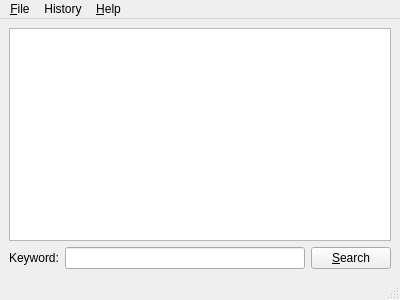
<ui version="4.0" >
 <class>MainWindow</class>
 <widget class="QMainWindow" name="MainWindow" >
  <property name="geometry" >
   <rect>
    <x>0</x>
    <y>0</y>
    <width>400</width>
    <height>300</height>
   </rect>
  </property>
  <property name="windowTitle" >
   <string>Qt4Sozluk</string>
  </property>
  <property name="windowIcon" >
   <iconset resource="../resources/qt4sozluk.qrc" >:/qt4sozluk.png</iconset>
  </property>
  <widget class="QWidget" name="centralwidget" >
   <layout class="QGridLayout" >
    <item row="1" column="0" >
     <layout class="QHBoxLayout" >
      <item>
       <widget class="QLabel" name="label" >
        <property name="text" >
         <string>Keyword:</string>
        </property>
       </widget>
      </item>
      <item>
       <widget class="QLineEdit" name="keyword" />
      </item>
      <item>
       <widget class="QPushButton" name="searchButton" >
        <property name="text" >
         <string>&amp;Search</string>
        </property>
        <property name="icon" >
         <iconset resource="../resources/qt4sozluk.qrc" >:/find.png</iconset>
        </property>
       </widget>
      </item>
     </layout>
    </item>
    <item row="0" column="0" >
     <widget class="QTextEdit" name="resultBrowser" >
      <property name="readOnly" >
       <bool>true</bool>
      </property>
      <property name="html" >
       <string>&lt;html>&lt;head>&lt;meta name="qrichtext" content="1" />&lt;style type="text/css">
p, li { white-space: pre-wrap; }
&lt;/style>&lt;/head>&lt;body style=" font-family:'Sans Serif'; font-size:9pt; font-weight:400; font-style:normal;">
&lt;p style="-qt-paragraph-type:empty; margin-top:0px; margin-bottom:0px; margin-left:0px; margin-right:0px; -qt-block-indent:0; text-indent:0px;">&lt;/p>&lt;/body>&lt;/html></string>
      </property>
     </widget>
    </item>
   </layout>
  </widget>
  <widget class="QMenuBar" name="menubar" >
   <property name="geometry" >
    <rect>
     <x>0</x>
     <y>0</y>
     <width>400</width>
     <height>29</height>
    </rect>
   </property>
   <widget class="QMenu" name="menuFile" >
    <property name="title" >
     <string>&amp;File</string>
    </property>
    <addaction name="actionConfigure" />
    <addaction name="separator" />
    <addaction name="actionQuit" />
   </widget>
   <widget class="QMenu" name="menuHelp" >
    <property name="title" >
     <string>&amp;Help</string>
    </property>
    <addaction name="actionAbout_Qt4Sozluk" />
    <addaction name="actionAbout_Qt" />
   </widget>
   <widget class="QMenu" name="menuHistory" >
    <property name="title" >
     <string>History</string>
    </property>
    <addaction name="actionHistoryClear" />
   </widget>
   <addaction name="menuFile" />
   <addaction name="menuHistory" />
   <addaction name="menuHelp" />
  </widget>
  <widget class="QStatusBar" name="statusbar" />
  <action name="actionHelp" >
   <property name="text" >
    <string>&amp;Index</string>
   </property>
   <property name="shortcut" >
    <string>F1</string>
   </property>
  </action>
  <action name="actionAbout_Qt4Sozluk" >
   <property name="icon" >
    <iconset resource="../resources/qt4sozluk.qrc" >:/qt4sozluk.png</iconset>
   </property>
   <property name="text" >
    <string>&amp;About Qt4Sozluk</string>
   </property>
  </action>
  <action name="actionAbout_Qt" >
   <property name="text" >
    <string>About &amp;Qt</string>
   </property>
  </action>
  <action name="actionQuit" >
   <property name="icon" >
    <iconset resource="../resources/qt4sozluk.qrc" >:/exit.png</iconset>
   </property>
   <property name="text" >
    <string>&amp;Quit</string>
   </property>
   <property name="shortcut" >
    <string>Alt+F4</string>
   </property>
  </action>
  <action name="actionConfigure" >
   <property name="icon" >
    <iconset resource="../resources/qt4sozluk.qrc" >:/configure.png</iconset>
   </property>
   <property name="text" >
    <string>&amp;Configure Qt4Sozluk...</string>
   </property>
  </action>
  <action name="actionShow_Toolbar" >
   <property name="checkable" >
    <bool>true</bool>
   </property>
   <property name="text" >
    <string>Show &amp;Toolbar</string>
   </property>
   <property name="shortcut" >
    <string>Ctrl+T</string>
   </property>
  </action>
  <action name="actionShow_Search_Button" >
   <property name="checkable" >
    <bool>true</bool>
   </property>
   <property name="text" >
    <string>Show &amp;Search Button</string>
   </property>
  </action>
  <action name="actionBack" >
   <property name="enabled" >
    <bool>false</bool>
   </property>
   <property name="icon" >
    <iconset resource="../resources/qt4sozluk.qrc" >:/back.png</iconset>
   </property>
   <property name="text" >
    <string>Back</string>
   </property>
  </action>
  <action name="actionForward" >
   <property name="enabled" >
    <bool>false</bool>
   </property>
   <property name="icon" >
    <iconset resource="../resources/qt4sozluk.qrc" >:/forward.png</iconset>
   </property>
   <property name="text" >
    <string>Forward</string>
   </property>
  </action>
  <action name="actionClear_history" >
   <property name="text" >
    <string>Clear</string>
   </property>
  </action>
  <action name="actionClearHistory" >
   <property name="text" >
    <string>Clear</string>
   </property>
  </action>
  <action name="actionHistoryClear" >
   <property name="text" >
    <string>Clear</string>
   </property>
  </action>
 </widget>
 <tabstops>
  <tabstop>keyword</tabstop>
  <tabstop>searchButton</tabstop>
 </tabstops>
 <resources>
  <include location="../resources/qt4sozluk.qrc" />
 </resources>
 <connections>
  <connection>
   <sender>keyword</sender>
   <signal>returnPressed()</signal>
   <receiver>searchButton</receiver>
   <slot>click()</slot>
   <hints>
    <hint type="sourcelabel" >
     <x>189</x>
     <y>255</y>
    </hint>
    <hint type="destinationlabel" >
     <x>353</x>
     <y>255</y>
    </hint>
   </hints>
  </connection>
 </connections>
</ui>
